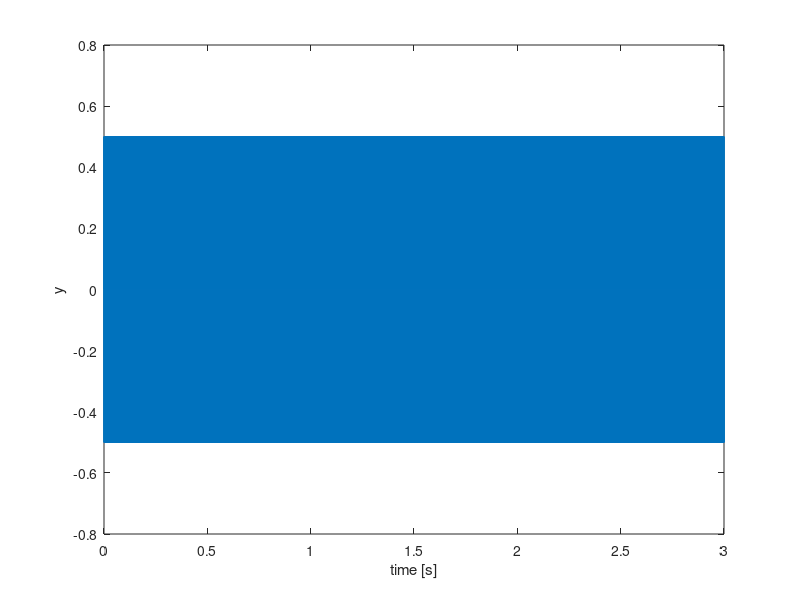
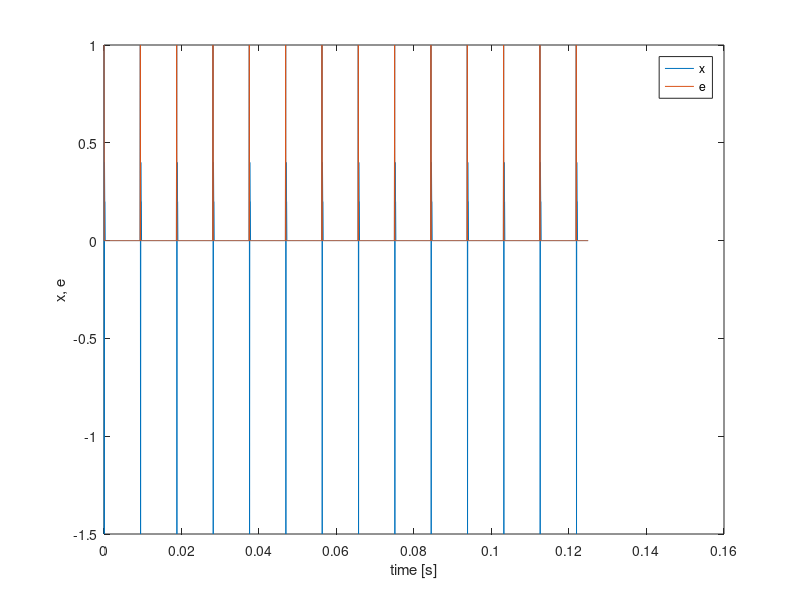
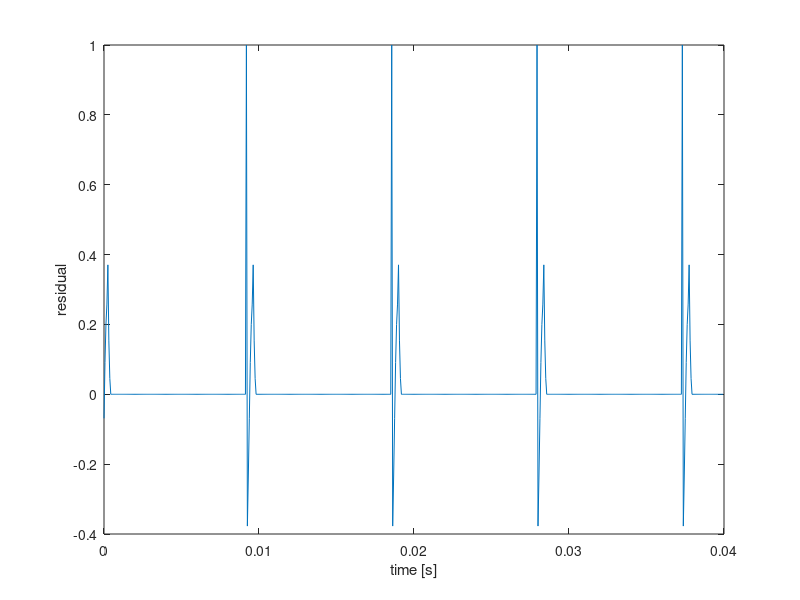

The MATLAB source for these figures, in order: (Note: this script raises an error after producing the figures.)
%% July 22, 2021
clear
%% a
fs = 16000;
t = 0:1/fs:3;
f = 2000;
A1= 0.5;
y = A1*sin(2*pi*f*t);
%% b
figure
plot(t, y)
xlabel('time [s]'), ylabel('y')
%% c
A2 = 1;
e = zeros(1,length(t));
e(1:150:end) = 1;
%% d
b = [1, -1.5, 0.4, 0.2, 0.2];
x = filter(b, 1, e);
%% e
figure
time_short = (0:2000-1)./fs;
plot(time_short, x(1:2000));
hold on;
plot(time_short, e(1:2000));
xlabel('time [s]'), ylabel('x, e')
legend('x','e')
%% f + g
x_w = x(1:0.04*fs);

r = xcorr(x_w);
central_lag = ceil(length(r)/2);
a = levinson(r(central_lag:end),5);
err = conv(x_w, a, 'same');
%% h
figure
plot(0:1/fs:(0.04-1/fs),err)
xlabel('time [s]'), ylabel('residual')

[val, pos]=findpeaks(err, "MinPeakHeight",0.5*abs(max(err)));
pitch = mean(abs(diff(pos)))*fs/length(x_w)
